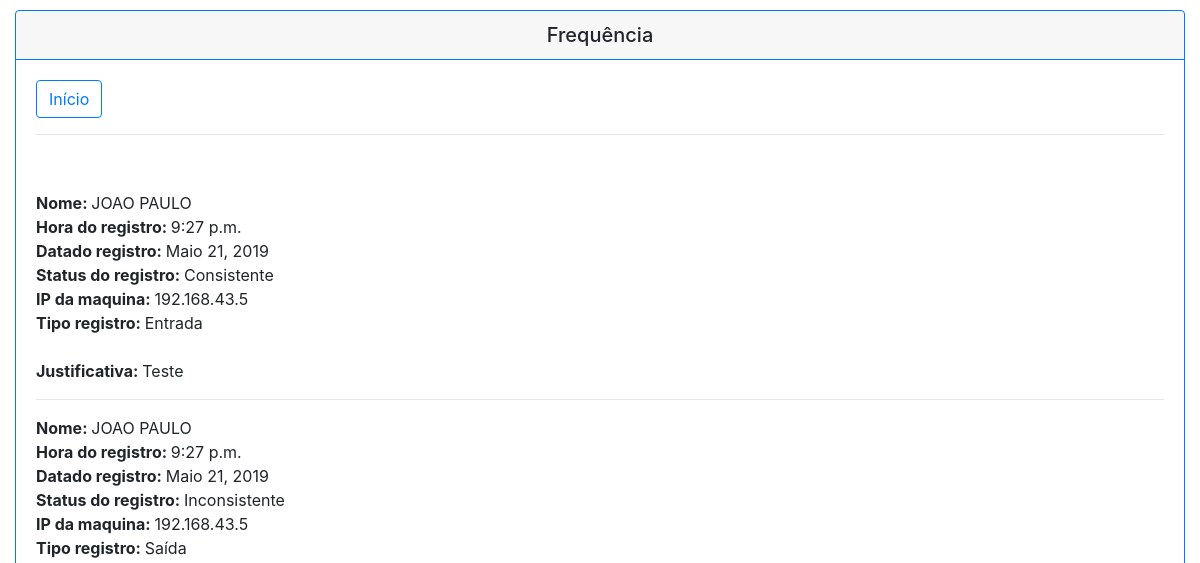
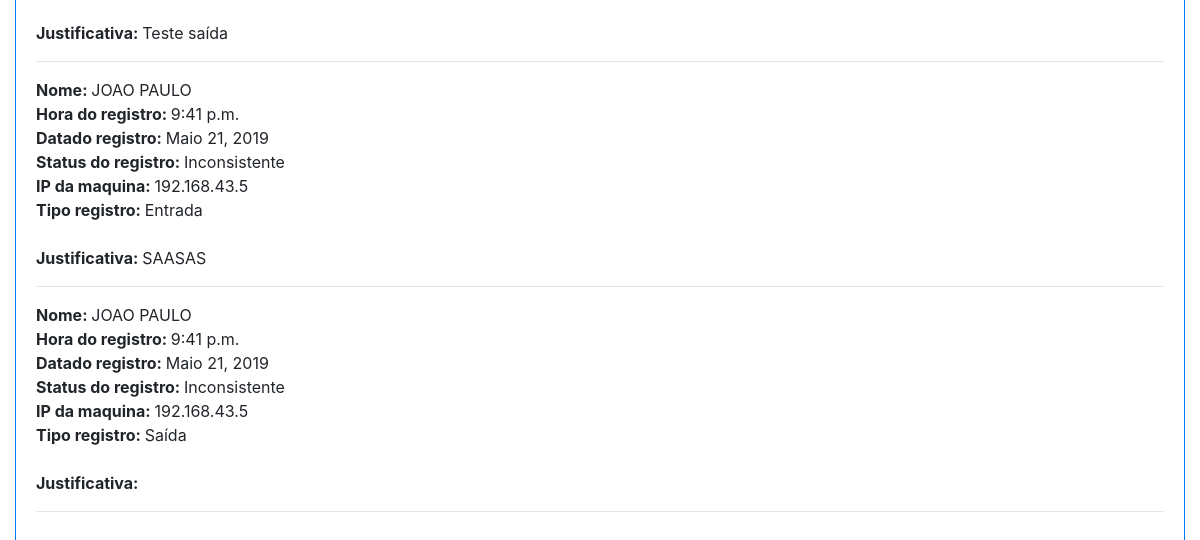
The page /frequencia/ (signed in) on the database as committed earlier (2 pictures, top to bottom).
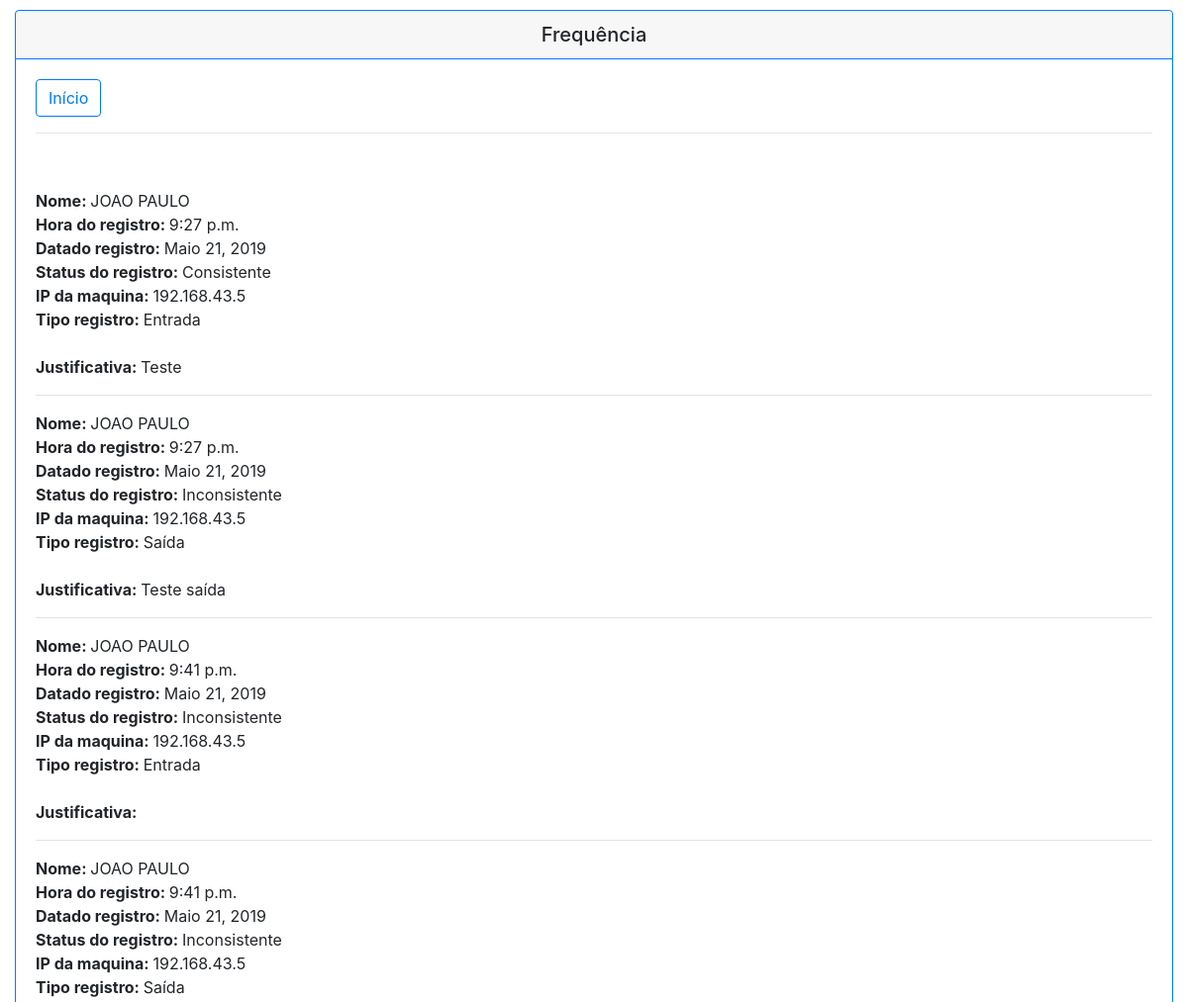
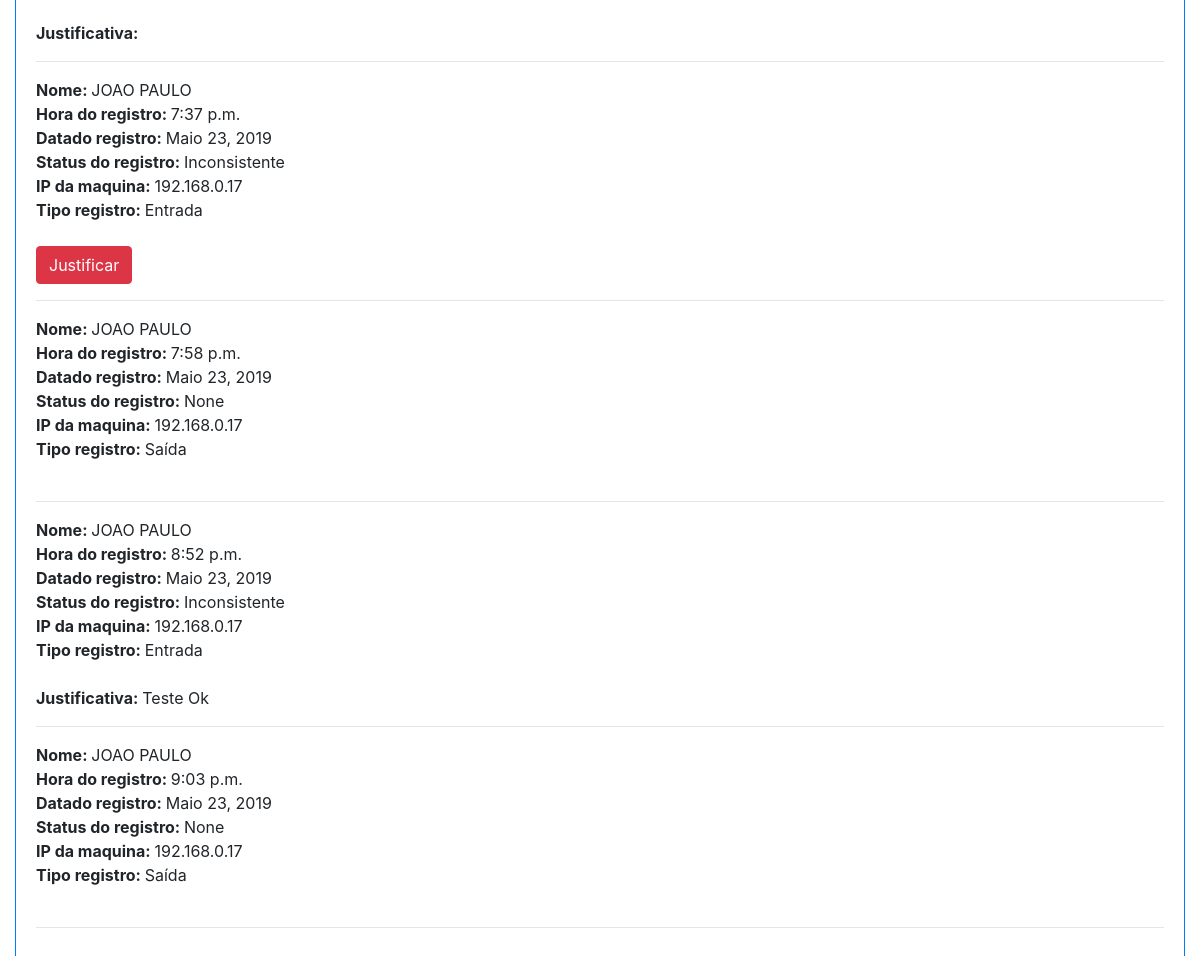
The same page on the database as committed later (2 pictures, top to bottom).
### app_ponto/models.py (models this page shows, shortened)
class Frequencia(models.Model):
    funcionario = models.ForeignKey(Funcionario, on_delete=models.SET_NULL, blank=True, null=True, verbose_name='Funcionário')
    hora_ponto = models.TimeField('Hora de entrada 1', blank=True, null=True)
    tipo_ponto = models.ForeignKey(TipoPonto, on_delete=models.SET_NULL, blank=True, null=True, verbose_name='Tipo ponto')
    data_resgistro = models.DateField('Data do registro', auto_now_add=True, blank=True, null=True)
    status_ponto = models.ForeignKey(StatusPonto, on_delete=models.SET_NULL, blank=True, null=True, verbose_name='Status ponto')
    ip_registro = models.CharField(max_length=20, default=pegar_ip(), editable=False, blank=True, null=True)
    juntificativa = models.TextField(blank=True, null=True)

class Funcionario(models.Model):
    usuario = models.OneToOneField(User, on_delete=models.SET_NULL, blank=True, null=True, verbose_name='Usuário')
    lider = models.ForeignKey('Funcionario', on_delete=models.SET_NULL, blank=True, null=True, verbose_name='Lider')
    cargo = models.ForeignKey(CargoFuncionario, on_delete=models.SET_NULL, blank=True, null=True, verbose_name='Cargo do funcionário')
    conf_hora = models.ForeignKey(ConfiguracaoHora, on_delete=models.SET_NULL, blank=True, null=True, verbose_name='COnfiguração da hora')
    nome = models.CharField('Nome do funcionário', max_length=128)

class StatusPonto(models.Model):
    descricao = models.CharField('Descrição', max_length=128)
    def __str__(self):
        return self.descricao

class TipoPonto(models.Model):
    descricao = models.CharField('Descrição', max_length=128)
    def __str__(self):
        return self.descricao

### app_ponto/views.py (the view)
# urls.py: path('frequencia/', lista_frequencia, name='frequencia'),
@login_required
def lista_frequencia(request):
    frequencia=Frequencia.objects.all()
    user = request.user
    return render(request, 'app_ponto/frequencia.html', {'frequencia': frequencia, 'user': user})

### app_ponto/templates/app_ponto/frequencia.html (shortened to what this page needs)
{% if user.is_authenticated %}
<!DOCTYPE html>
<html>
    <head>
        <link rel="stylesheet" href="https://stackpath.bootstrapcdn.com/bootstrap/4.3.1/css/bootstrap.min.css">
    </head>
    <body>
            <div class="container col-md-12" style="margin-top: 10px">
                <div class="card border-primary mb-3">
                    <h5 class="card-header text-center border-primary">Frequência</h5>
                    <div class="card-body">
                        <div>
                            <a class="btn btn-outline-primary" href="{% url 'home'%}" role="button">Início</a>
                        </div>
                        <hr>
                        <br>
                            <div>
								    {% for funcionario in frequencia %}
										{% if funcionario.funcionario.usuario == user %}
												<div>
                                                     <b>Nome: </b>{{ funcionario.funcionario.nome }}
                                                     <br>
                                                     <b>Hora do registro: </b>{{ funcionario.hora_ponto }}
													 <br>
                                                     <b>Datado registro: </b>{{ funcionario.data_resgistro }}
                                                     <br>
                                                     <b>Status do registro: </b>{{ funcionario.status_ponto }}
                                                     <br>
                                                     <b>IP da maquina: </b>{{ funcionario.ip_registro }}
                                                     <br>
													 <b>Tipo registro: </b> {{ funcionario.tipo_ponto }}
												 </div>
                                                    <br>
													{% if funcionario.status_ponto.descricao == "Inconsistente" %}
                                                        {% if funcionario.juntificativa == Null %}
		                                                    <a class="btn btn-danger" href="justificar/{{funcionario.pk}}" role="button">Justificar</a>
	                                                    {% endif %}
                                                    {% endif %}
                                                    {% if funcionario.juntificativa != Null %}
                                                        <p><b> Justificativa: </b>{{ funcionario.juntificativa }}</p>
                                                    {% endif %}
												<hr>
										{% endif %}
									{% endfor %}
                            </div>
                    </div>
                </div>
            </div>
    </body>
</html>
{% endif %}

Rows that differ between the two databases and show on the page:
changed Frequencia (number 3 of 8 on the later page): juntificativa "SAASAS" → (not shown)
added Frequencia: funcionario.nome "JOAO PAULO", hora_ponto "7:37 p.m.", data_resgistro "Maio 23, 2019", status_ponto "Inconsistente", ip_registro "192.168.0.17", tipo_ponto "Entrada"
added Frequencia: funcionario.nome "JOAO PAULO", hora_ponto "7:58 p.m.", data_resgistro "Maio 23, 2019", status_ponto "None", ip_registro "192.168.0.17", tipo_ponto "Saída"
added Frequencia: funcionario.nome "JOAO PAULO", hora_ponto "8:52 p.m.", data_resgistro "Maio 23, 2019", status_ponto "Inconsistente", ip_registro "192.168.0.17", tipo_ponto "Entrada", juntificativa "Teste Ok"
added Frequencia: funcionario.nome "JOAO PAULO", hora_ponto "9:03 p.m.", data_resgistro "Maio 23, 2019", status_ponto "None", ip_registro "192.168.0.17", tipo_ponto "Saída"
